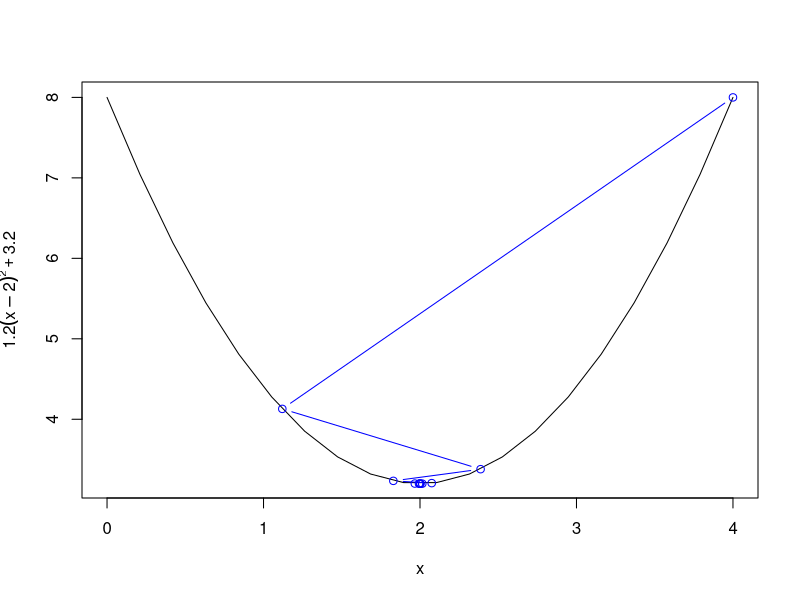

Write the R code that produced this figure.
f =  function(x) {
  1.2 * (x-2)^2 + 3.2
}

xs = seq(0,4,len=20)
# plot the function 
plot(xs , f (xs), type="l",xlab="x",ylab=expression(1.2(x-2)^2 +3.2))

# calculate the gradeint df/dx

grad = function(x){
  1.2*2*(x-2)
}

iterations = 100 
threshold=1e-5
x = 4 # initialize the first guess for x-value
xtrace = x # store x -values for graphing purposes (initial)
ftrace = f(x) # store y-values (function evaluated at x) for graphing purposes (initial)
stepFactor = 0.6 # learning rate 'alpha'
for (iter in 1:iterations) {
  x <- x - stepFactor*grad(x) # gradient descent update
  xtrace <- c(xtrace,x) # update for graph
  ftrace <- c(ftrace,f(x)) # update for graph
  if(iter > 1 && (abs(ftrace[iter] - ftrace[iter-1])) < threshold) break
}
lines ( xtrace , ftrace , type="b",col="blue")